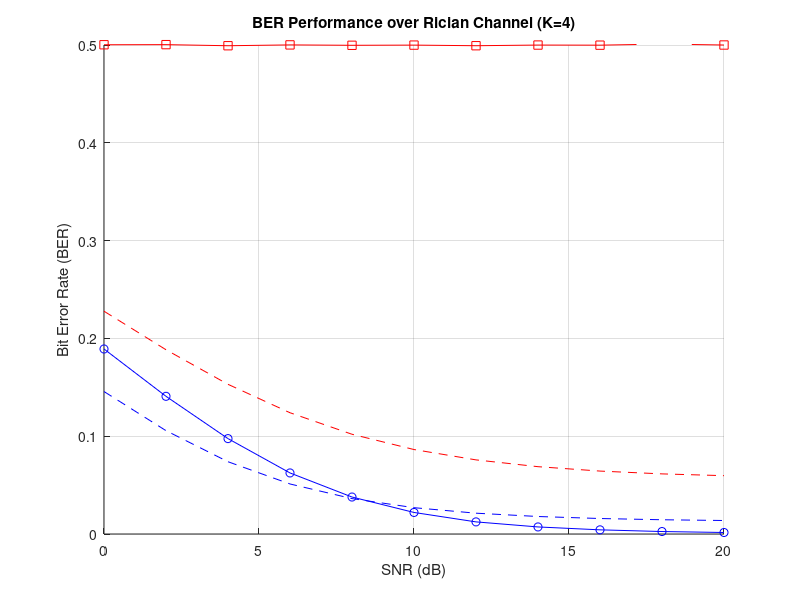

Write the MATLAB code that produced this figure. (Note: this script raises an error after producing the figure.)
 clc;

% Parameters
SNR_dB = 0:2:20;
numBits = 1e6;
modulations = {'BPSK', 'QPSK', '16QAM', '64QAM'};
M_vals = [2, 4, 16, 64];
K = 4; K_lin = 10^(K/10);
colors = {'b', 'r', 'g', 'm'};
line_styles = {'-o', '-s', '-d', '-^'};

figure; hold on; grid on;
title('BER Performance over Rician Channel (K=4)');
xlabel('SNR (dB)');
ylabel('Bit Error Rate (BER)');
ylim([0 0.5]);

for mod = 1:length(modulations)
    M = M_vals(mod);
    k = log2(M);
    ber_sim = zeros(size(SNR_dB));
    ber_theory = zeros(size(SNR_dB));

    for idx = 1:length(SNR_dB)
        snr_dB = SNR_dB(idx);
        snr_linear = 10^(snr_dB/10);

        tx_bits = randi([0 1], numBits, 1);

        switch modulations{mod}
            case 'BPSK'
                tx_symbols = 2*tx_bits - 1;
            case 'QPSK'
                bits_reshaped = reshape(tx_bits(1:floor(numBits/2)*2), [], 2);
                I = 2*bits_reshaped(:,1) - 1;
                Q = 2*bits_reshaped(:,2) - 1;
                tx_symbols = I + 1i*Q;
            case '16QAM'
                bits_reshaped = reshape(tx_bits(1:floor(numBits/4)*4), [], 4);
                symbols = bi2de(bits_reshaped);
                tx_symbols = qammod(symbols, 16, 'UnitAveragePower', true);
            case '64QAM'
                bits_reshaped = reshape(tx_bits(1:floor(numBits/6)*6), [], 6);
                symbols = bi2de(bits_reshaped);
                tx_symbols = qammod(symbols, 64, 'UnitAveragePower', true);
        end

        if strcmp(modulations{mod}, 'BPSK') || strcmp(modulations{mod}, 'QPSK')
            tx_symbols = tx_symbols / sqrt(mean(abs(tx_symbols).^2));
        end

        h = sqrt(K_lin/(K_lin+1)) + sqrt(1/(2*(K_lin+1))) * ...
            (randn(size(tx_symbols)) + 1i*randn(size(tx_symbols)));
        noise = sqrt(1/(snr_linear*k))*(randn(size(tx_symbols)) + 1i*randn(size(tx_symbols)));
        rx_symbols = h .* tx_symbols + noise;
        rx_symbols = rx_symbols ./ h;

        switch modulations{mod}
            case 'BPSK'
                rx_bits = real(rx_symbols) > 0;
            case 'QPSK'
                rx_bits_i = real(rx_symbols) > 0;
                rx_bits_q = imag(rx_symbols) > 0;
                rx_bits = reshape([rx_bits_i, rx_bits_q].', [], 1);
            case '16QAM'
                rx_symbols_demod = qamdemod(rx_symbols, 16, 'UnitAveragePower', true);
                rx_bits = reshape(de2bi(rx_symbols_demod, 4).', [], 1);
            case '64QAM'
                rx_symbols_demod = qamdemod(rx_symbols, 64, 'UnitAveragePower', true);
                rx_bits = reshape(de2bi(rx_symbols_demod, 6).', [], 1);
        end

        N = min(length(tx_bits), length(rx_bits));
        ber_sim(idx) = sum(tx_bits(1:N) ~= rx_bits(1:N)) / N;

        switch M
            case 2
                ber_theory(idx) = 0.5 * erfc(sqrt((K_lin*snr_linear)/(K_lin + snr_linear + 1)));
            case 4
                ber_theory(idx) = 0.5 * erfc(sqrt((K_lin*snr_linear)/(2*(K_lin + snr_linear + 1))));
            case 16
                ber_theory(idx) = 3/8 * erfc(sqrt((K_lin*snr_linear)/(10*(K_lin + snr_linear + 1))));
            case 64
                ber_theory(idx) = 7/24 * erfc(sqrt((K_lin*snr_linear)/(42*(K_lin + snr_linear + 1))));
        end
    end

    plot(SNR_dB, ber_sim, line_styles{mod}, 'Color', colors{mod}, ...
         'DisplayName', ['Sim ' modulations{mod}]);
    plot(SNR_dB, ber_theory, '--', 'Color', colors{mod}, ...
         'DisplayName', ['Theory ' modulations{mod}]);
end

legend('Location', 'northeast');
set(gcf, 'Color', 'w');
